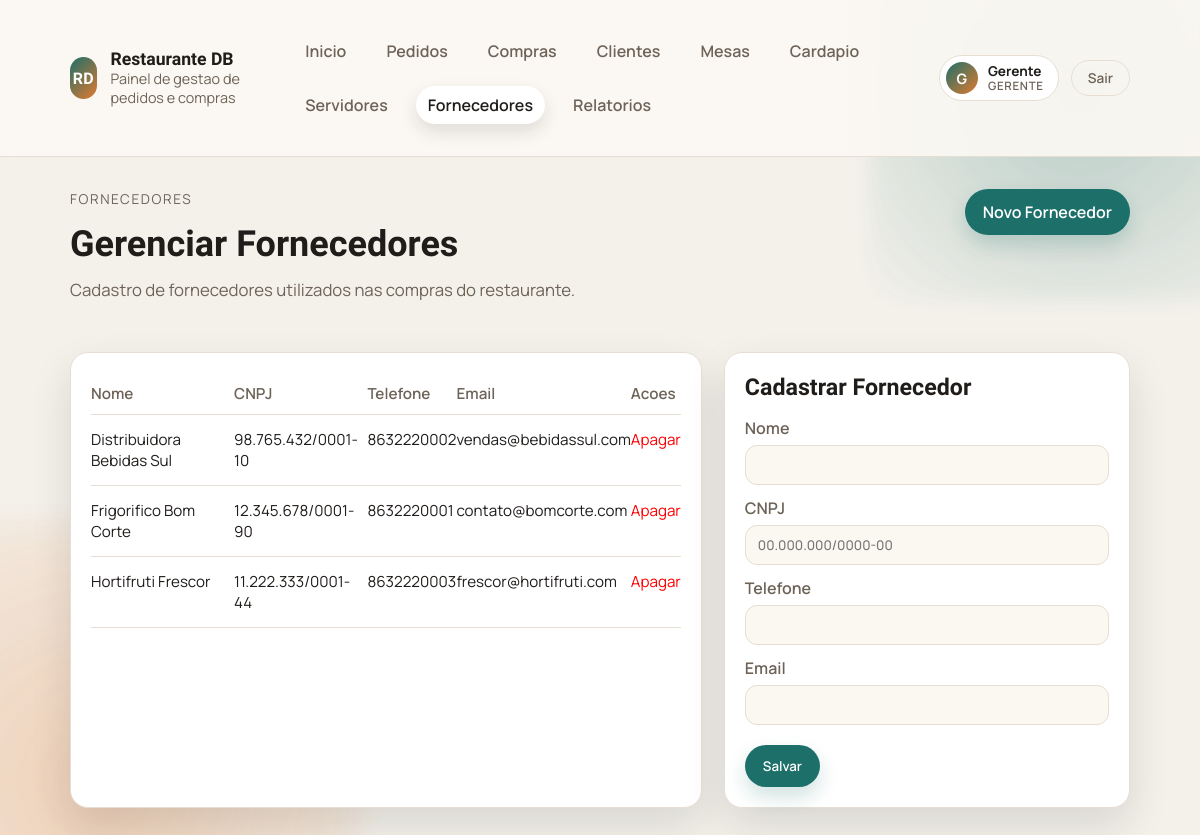
/fornecedor (signed in), run on the app's committed database.
### tables this page shows
CREATE TABLE fornecedores (
    id_fornecedor INTEGER PRIMARY KEY AUTOINCREMENT,
    nome TEXT NOT NULL,
    cnpj TEXT,
    telefone TEXT,
    email TEXT,
    data_cadastro TEXT DEFAULT CURRENT_TIMESTAMP
);

### public/bd/models.php (called while the page is built, shortened)
<?php
$pdo = null;
function db_connect() {
    global $pdo;
    if (!$pdo) {
        $db_path = __DIR__ . '/../../database.sqlite';
        $pdo = get_sqlite_connection($db_path);
    }
    return $pdo;
}
function get_fornecedores() {
    $pdo = db_connect();
    $stmt = $pdo->query("SELECT * FROM fornecedores ORDER BY nome ASC");
    return $stmt->fetchAll();
}

### public/templates/fornecedor.php (the view, shortened to what this page needs)
<?php
require_once __DIR__ . '/../bd/models.php';
$fornecedores = get_fornecedores();
?><!doctype html>
<html lang="pt-BR">
<head>
    <link rel="stylesheet" href="/style.css">
</head>
<body>
    <?php require __DIR__ . '/partials/topbar.php'; ?>
    <main class="container">
        <section class="page-header">
            <div>
                <p class="eyebrow">Fornecedores</p>
                <h1>Gerenciar Fornecedores</h1>
                <p class="lead">Cadastro de fornecedores utilizados nas compras do restaurante.</p>
            </div>
            <div class="page-actions">
                <a class="button" href="#form-card">Novo Fornecedor</a>
            </div>
        </section>
        <section class="layout">
            <div class="table-card">
                <table>
                    <thead>
                        <tr>
                            <th>Nome</th>
                            <th>CNPJ</th>
                            <th>Telefone</th>
                            <th>Email</th>
                            <th>Acoes</th>
                        </tr>
                    </thead>
                    <tbody>
                        <?php foreach ($fornecedores as $f): ?>
                        <tr>
                            <td><?= htmlspecialchars((string)$f['nome']) ?></td>
                            <td><?= htmlspecialchars((string)$f['cnpj']) ?></td>
                            <td><?= htmlspecialchars((string)$f['telefone']) ?></td>
                            <td><?= htmlspecialchars((string)$f['email']) ?></td>
                            <td>
                                <form method="POST" action="/" class="inline-form">
                                    <button class="text-link" type="submit" style="color:red" onclick="return confirm('Tem certeza?')">Apagar</button>
                                </form>
                            </td>
                        </tr>
                        <?php endforeach; ?>
                    </tbody>
                </table>
            </div>
            <aside class="form-card" id="form-card">
                <h2>Cadastrar Fornecedor</h2>
                <form class="stack" method="POST" action="/">
                    <label class="field">
                        <span>Nome</span>
                        <input type="text" name="nome" required>
                    </label>
                    <label class="field">
                        <span>CNPJ</span>
                        <input type="text" name="cnpj" placeholder="00.000.000/0000-00">
                    </label>
                    <label class="field">
                        <span>Telefone</span>
                        <input type="text" name="telefone">
                    </label>
                    <label class="field">
                        <span>Email</span>
                        <input type="email" name="email">
                    </label>
                    <div class="form-actions">
                        <button class="button" type="submit">Salvar</button>
                    </div>
                </form>
            </aside>
        </section>
    </main>
</body>
</html>

### public/style.css (style rules this page uses)
:root { --bg: #f4f1eb; --bg-alt: #fbf8f2; --ink: #1f1c1a; --muted: #6d6358; --brand: #1d6f69; --brand-dark: #14524d; --accent: #e07a2f; --card: #ffffff; --border: #e6ded3; --shadow: 0 18px 40px rgba(26, 24, 22, 0.12); --radius: 18px; --radius-sm: 12px; --max: 1100px; }
* { box-sizing: border-box; }
body { margin: 0; font-family: "Manrope", "Segoe UI", sans-serif; background: var(--bg); color: var(--ink); min-height: 100vh; position: relative; }
body::before, body::after { content: ""; position: fixed; inset: auto; z-index: -1; pointer-events: none; opacity: 0.8; }
body::before { width: 420px; height: 420px; top: -120px; right: -90px; background: radial-gradient(circle, rgba(29, 111, 105, 0.35), rgba(29, 111, 105, 0)); filter: blur(10px); }
body::after { width: 520px; height: 520px; bottom: -200px; left: -160px; background: radial-gradient(circle, rgba(224, 122, 47, 0.35), rgba(224, 122, 47, 0)); filter: blur(14px); }
a { color: inherit; text-decoration: none; }
p { line-height: 1.6; margin: 0; }
.container { max-width: var(--max); margin: 0 auto; padding: 32px 20px; }
.eyebrow { font-size: 0.85rem; text-transform: uppercase; letter-spacing: 0.12em; color: var(--muted); margin-bottom: 12px; }
h1, h2, h3 { font-family: "Unbounded", sans-serif; margin: 0 0 12px; }
h1 { font-size: clamp(2rem, 3vw, 2.7rem); }
h2 { font-size: 1.45rem; }
.lead { font-size: 1.05rem; color: var(--muted); margin-bottom: 20px; }
.button, .pill, .text-link { font-family: "Manrope", sans-serif; }
.button { display: inline-flex; align-items: center; justify-content: center; gap: 8px; border: none; background: var(--brand); color: #fff; padding: 12px 18px; border-radius: 999px; font-weight: 600; cursor: pointer; transition: transform 0.2s ease, box-shadow 0.2s ease, background 0.2s ease; box-shadow: 0 10px 20px rgba(29, 111, 105, 0.2); }
.text-link { background: none; border: none; color: var(--brand-dark); font-weight: 600; cursor: pointer; padding: 0; }
.page-header { display: flex; align-items: flex-start; justify-content: space-between; gap: 20px; flex-wrap: wrap; }
.page-actions { display: flex; gap: 12px; flex-wrap: wrap; }
.layout { display: grid; grid-template-columns: minmax(0, 1.4fr) minmax(0, 0.9fr); gap: 22px; margin-top: 28px; }
.table-card, .form-card { background: var(--card); border: 1px solid var(--border); border-radius: var(--radius); padding: 20px; box-shadow: var(--shadow); }
table { width: 100%; border-collapse: collapse; font-size: 0.95rem; }
thead th { text-align: left; color: var(--muted); font-weight: 600; padding: 10px 0; border-bottom: 1px solid var(--border); }
tbody td { padding: 14px 0; border-bottom: 1px solid var(--border); vertical-align: top; }
.form-card h2 { margin-bottom: 16px; }
.stack { display: grid; gap: 12px; }
.field { display: grid; gap: 6px; font-weight: 600; color: var(--muted); }
input, select, textarea { width: 100%; padding: 10px 12px; border-radius: 12px; border: 1px solid var(--border); background: var(--bg-alt); font-family: "Manrope", sans-serif; font-weight: 500; color: var(--ink); }
.form-actions { display: flex; gap: 10px; flex-wrap: wrap; margin-top: 8px; }
.hero > *, .card, .table-card, .form-card { animation: rise 0.6s ease both; }
.form-card { animation-delay: 0.08s; }

### public/templates/fornecedor.php (style rules this page uses)
.inline-form { display: inline-block; margin: 0; }
.inline-form button { background: none; border: none; padding: 0; cursor: pointer; color: inherit; font: inherit; }

### data on the page
fornecedores: nome "Distribuidora Bebidas Sul", cnpj "98.765.432/0001-10", telefone "8632220002", email "vendas@bebidassul.com"
fornecedores: nome "Frigorifico Bom Corte", cnpj "12.345.678/0001-90", telefone "8632220001", email "contato@bomcorte.com"
fornecedores: nome "Hortifruti Frescor", cnpj "11.222.333/0001-44", telefone "8632220003", email "frescor@hortifruti.com"

### other printed values
$label "Inicio"
$label "Pedidos"
$label "Compras"
$label "Clientes"
$label "Mesas"
$label "Cardapio"
$label "Servidores"
$label "Fornecedores"
$label "Relatorios"
substr((string)$user['nome'], 0, 1) "G"
$user['nome'] "Gerente"
